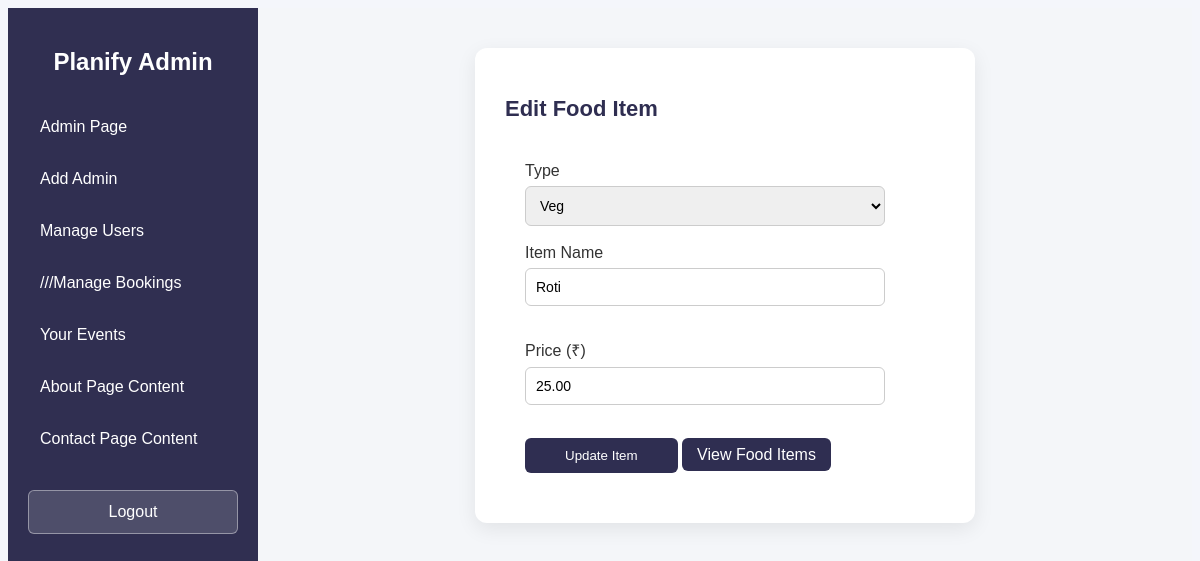
The page /admin/edit_food.php?id=2 (signed in) on the database its author committed.
### tables this page shows
CREATE TABLE `food_items` (
  `id` int(11) NOT NULL,
  `type` enum('Veg','NonVeg') NOT NULL,
  `item_name` varchar(100) DEFAULT NULL,
  `price` decimal(10,2) DEFAULT NULL
);

### admin/edit_food.php (the view, shortened to what this page needs)
<?php
require_once "../config/db.php";
$id = intval($_GET['id']);
$result = mysqli_query($conn, "SELECT * FROM food_items WHERE id=$id");
$item = mysqli_fetch_assoc($result);
?>
<?php include("admin_header.php"); ?>
<?php include("admin_sidebar.php"); ?>
<div class="form-wrapper">
    <div class="form-card">
        <h2>Edit Food Item</h2>
        <form method="POST">
            <div class="form-group">
                <label>Type</label>
                <select name="type">
                    <option value="Veg" <?php if ($item['type'] == "Veg") echo "selected"; ?>>Veg</option>
                </select>
            </div>
            <div class="form-group">
                <label>Item Name</label>
                <input type="text" name="item_name"
                    value="<?php echo $item['item_name']; ?>" required>
            </div>
            <div class="form-group">
                <label>Price (₹)</label>
                <input type="number" name="price"
                    value="<?php echo $item['price']; ?>" required>
            </div>
            <button type="submit" class="btn-primary">Update Item</button>
            <a href="food_items.php" class="btn-back">View Food Items</a>
        </form>
    </div>
</div>
<?php include("admin_footer.php"); ?>

### admin/admin.css (style rules this page uses)
* { padding: 0; box-sizing: border-box; font-family: 'Poppins', sans-serif; }
body { background-color: #f4f6fb; }
form { max-width: 400px; background: #fff; padding: 20px; border-radius: 10px; }
form input { width: 100%; padding: 10px; margin-bottom: 15px; }
form button { background-color: rgb(48, 47, 81); color: #fff; border: none; padding: 10px; cursor: pointer; }
.form-wrapper { flex: 1; padding: 40px; background: #f4f6f9; display: flex; justify-content: center; align-items: flex-start; }
.form-card { width: 500px; background: #ffffff; padding: 30px; border-radius: 12px; box-shadow: 0 6px 20px rgba(0, 0, 0, 0.08); }
.form-card h2 { margin-bottom: 20px; font-size: 22px; color: #2f2e51; }
.form-group { margin-bottom: 18px; }
.form-group label { display: block; font-weight: 500; margin-bottom: 6px; color: #333; }
.form-group input, .form-group select { width: 100%; padding: 10px; border-radius: 6px; border: 1px solid #ccc; font-size: 14px; transition: 0.3s ease; }
.btn-primary { background: #2f2e51; color: white; padding: 10px 40px; border-radius: 6px; text-decoration: none; border: none; cursor: pointer; transition: 0.3s ease; }
.btn-back { background: #2f2e51; color: white; padding: 8px 15px; border-radius: 6px; text-decoration: none; border: none; cursor: pointer; transition: 0.3s ease; }

### rows shown on the page
food_items: type "Veg", item_name "Roti", price "25.00"
